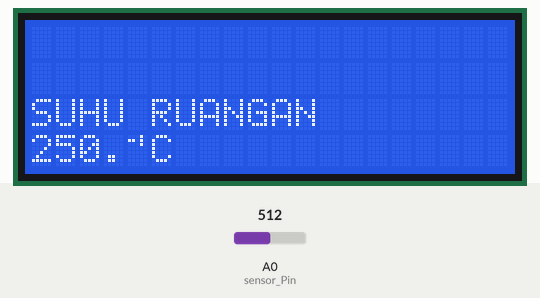
Recording of a sketch running on a simulated Arduino Uno, built with avr-gcc and run on an emulated ATmega328P. On the bench: 20×4 character LCD. Inputs (shaded band) come from the test bench; at power-on: A0 (sensor_Pin) = 512.

Above: at 1.7 s.
1.8 s: A0 (sensor_Pin) set to 716
At 2.5 s:
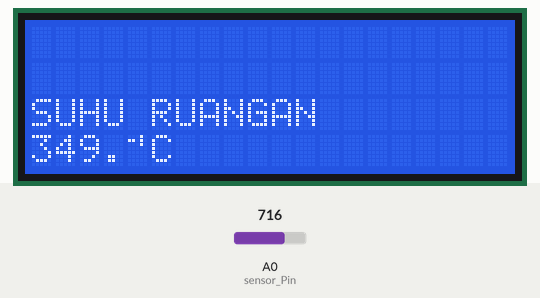
3.3 s: A0 (sensor_Pin) set to 900
At 3.9 s:
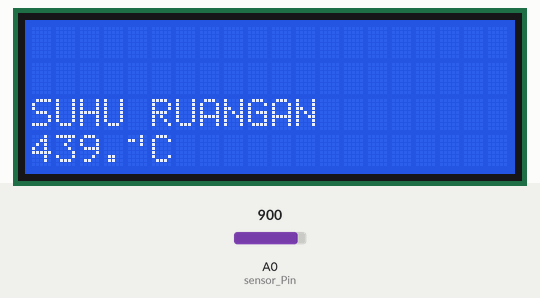
4.8 s: A0 (sensor_Pin) set to 1023
At 5.3 s:
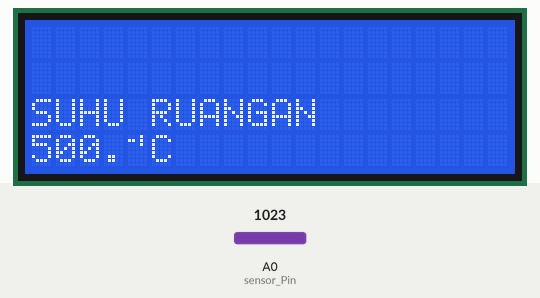
Timing chart, 0 to 7.8 s (numbered marks = the images above; inputs shaded):
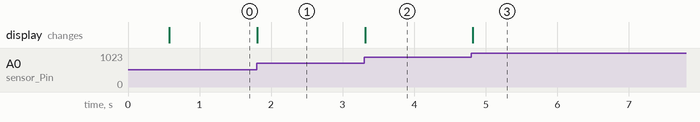

The sketch:

Project_Arduino_Input_Analog.ino
```cpp
#include <LiquidCrystal.h>
LiquidCrystal lcd(13, 12, 11, 10, 9, 8);
int sensor_Pin = A0;
int nilai_ADC_sensor = 0;

void setup() {
  lcd.begin(20,4);
  lcd.setCursor(0,0);
  lcd.print("Monitoring Suhu");
  lcd.setCursor(0,1);
  lcd.print("Telekomunikasi PNJ");
  delay(500);
  lcd.clear();
  }

void loop() {
  nilai_ADC_sensor = analogRead(sensor_Pin);
  double Celcius = ((5.0/1023.0)*analogRead(sensor_Pin))*100;
  lcd.setCursor(0,2);
  lcd.print("SUHU RUANGAN");
  lcd.setCursor(0,3);
  lcd.print(Celcius);
  lcd.setCursor(4,3);
  lcd.print((char)233);
  lcd.setCursor(5,3);
  lcd.print("C");
}
```

Measured:
- after the input at 1.8 s, the display: changes at once (image 1)
- after the input at 3.3 s, the display: changes at once (image 2)
- after the input at 4.8 s, the display: changes at once (image 3)
